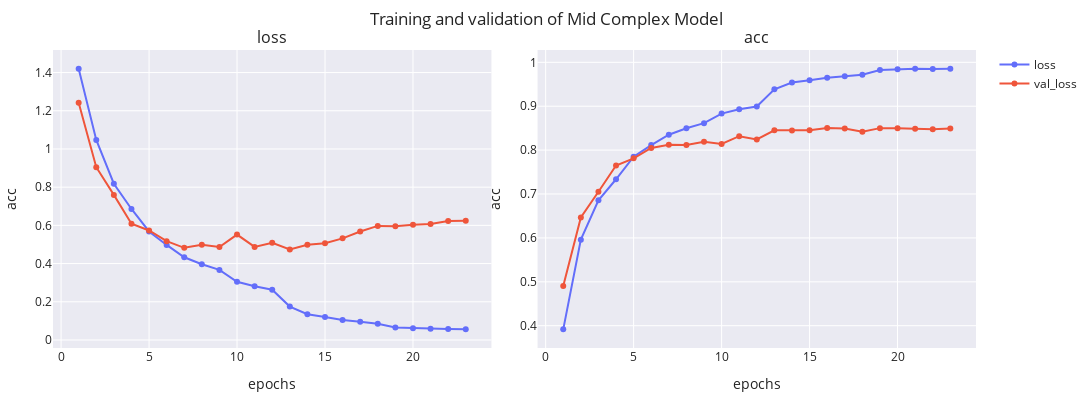

Write notebook code for a chart like this one.
### Markdown cell above
### 2.2 Mid Complex Model

### Code cell
mid_model = MidModel(num_classes=5)
optimizer = Adam(learning_rate=1e-3)
mid_model.compile(optimizer=optimizer, loss="sparse_categorical_crossentropy", metrics=[SparseCategoricalAccuracy('acc')])
mid_model_history = train_model(
    mid_model, 
    train_dataset, 
    val_dataset, 
    epochs=30, 
    batch_size=BATCH_SIZE, 
    verbose=1, 
    path=model_dir, 
    lr_patience=5, 
    val_patience=10
).history
print(
    f"Final loss: training -> {mid_model_history['loss'][-1]:.2f}, validation -> {mid_model_history['val_loss'][-1]:.2f}"
)
print(
    f"Final accuracy: training -> {mid_model_history['acc'][-1]:.2f}, validation -> {mid_model_history['val_acc'][-1]:.2f}"
)
plot_history(mid_model_history, ['loss', 'acc'], name='Mid Complex Model')

### Figure 1 — Plotly figure (JSON) as saved in the notebook; plotly's stock layout.template omitted (floating-point values rounded to 4 significant figures)
{"data": [{"line": {"color": "#636EFA"}, "marker": {"color": "#636EFA"}, "mode": "lines+markers", "name": "loss", "showlegend": true, "type": "scatter", "x": [1, 2, 3, 4, 5, 6, 7, 8, 9, 10, 11, 12, 13, 14, 15, 16, 17, 18, 19, 20, 21, 22, 23], "xaxis": "x", "y": [1.42, 1.047, 0.8182, 0.6858, 0.5682, 0.4976, 0.4329, 0.3963, 0.3667, 0.3047, 0.2809, 0.2633, 0.1748, 0.1348, 0.1203, 0.1049, 0.09574, 0.08483, 0.06565, 0.06195, 0.05852, 0.05706, 0.05564], "yaxis": "y"}, {"line": {"color": "#EF553B"}, "marker": {"color": "#EF553B"}, "mode": "lines+markers", "name": "val_loss", "showlegend": true, "type": "scatter", "x": [1, 2, 3, 4, 5, 6, 7, 8, 9, 10, 11, 12, 13, 14, 15, 16, 17, 18, 19, 20, 21, 22, 23], "xaxis": "x", "y": [1.242, 0.9045, 0.7596, 0.6083, 0.5734, 0.5172, 0.4824, 0.4986, 0.4868, 0.5519, 0.4871, 0.5084, 0.4736, 0.4988, 0.5062, 0.5319, 0.5677, 0.5972, 0.5949, 0.6033, 0.6069, 0.6231, 0.6237], "yaxis": "y"}, {"line": {"color": "#636EFA"}, "marker": {"color": "#636EFA"}, "mode": "lines+markers", "name": "acc", "showlegend": false, "type": "scatter", "x": [1, 2, 3, 4, 5, 6, 7, 8, 9, 10, 11, 12, 13, 14, 15, 16, 17, 18, 19, 20, 21, 22, 23], "xaxis": "x2", "y": [0.3917, 0.596, 0.6856, 0.7336, 0.7849, 0.8114, 0.8352, 0.8498, 0.8613, 0.8832, 0.8933, 0.8993, 0.9385, 0.9541, 0.9591, 0.965, 0.9684, 0.9718, 0.9824, 0.9842, 0.9852, 0.9849, 0.9856], "yaxis": "y2"}, {"line": {"color": "#EF553B"}, "marker": {"color": "#EF553B"}, "mode": "lines+markers", "name": "val_acc", "showlegend": false, "type": "scatter", "x": [1, 2, 3, 4, 5, 6, 7, 8, 9, 10, 11, 12, 13, 14, 15, 16, 17, 18, 19, 20, 21, 22, 23], "xaxis": "x2", "y": [0.4904, 0.6467, 0.7051, 0.765, 0.7813, 0.805, 0.812, 0.8115, 0.8189, 0.814, 0.8318, 0.8243, 0.8451, 0.8446, 0.8451, 0.8506, 0.8491, 0.8417, 0.8501, 0.8501, 0.8486, 0.8476, 0.8491], "yaxis": "y2"}], "layout": {"annotations": [{"font": {"size": 16}, "showarrow": false, "text": "loss", "x": 0.2375, "xanchor": "center", "xref": "paper", "y": 1.0, "yanchor": "bottom", "yref": "paper"}, {"font": {"size": 16}, "showarrow": false, "text": "acc", "x": 0.7625, "xanchor": "center", "xref": "paper", "y": 1.0, "yanchor": "bottom", "yref": "paper"}], "height": 400, "margin": {"b": 10, "l": 10, "r": 10, "t": 50}, "title": {"text": "Training and validation of Mid Complex Model"}, "width": 1200, "xaxis": {"anchor": "y", "domain": [0.0, 0.475], "title": {"text": "epochs"}}, "xaxis2": {"anchor": "y2", "domain": [0.525, 1.0], "title": {"text": "epochs"}}, "yaxis": {"anchor": "x", "domain": [0.0, 1.0], "title": {"text": "acc"}}, "yaxis2": {"anchor": "x2", "domain": [0.0, 1.0], "title": {"text": "acc"}}}}
